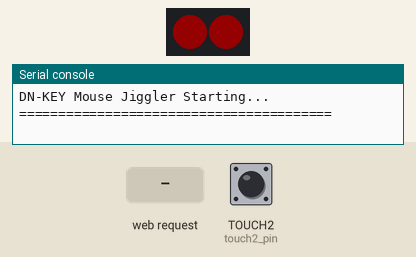
A program run on a simulated CircuitPython board. Parts: 2 RGB LEDs in strip order, left to right, the last lines printed to the serial console. The test bench sets the inputs (shaded band); at power-on: TOUCH2 (touch2_pin) LOW. Dim RGB values are drawn brighter than linear; random numbers come from a fixed seed; USB keyboard and mouse output is not drawn; the board's own WiFi access point starts at once; touch pads read as touched when driven HIGH.

Above: at 0.1 s.
1.3 s: HTTP request GET /toggle received
At 1.4 s:
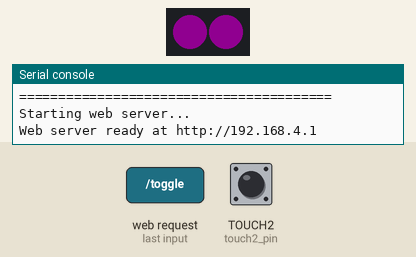
At 2.2 s:
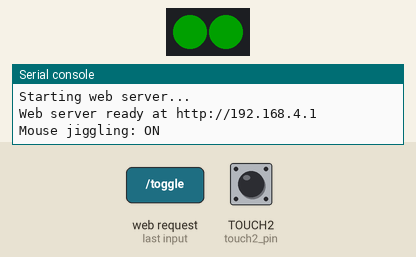
4.3 s: HTTP request GET /toggle received
At 4.61 s:
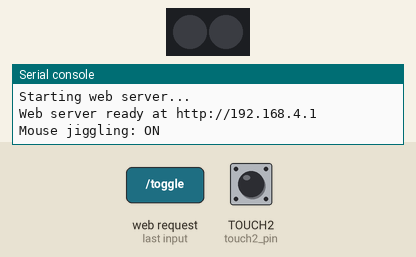
Timing chart, 0 to 13.3 s (numbered marks = the images above; inputs shaded):
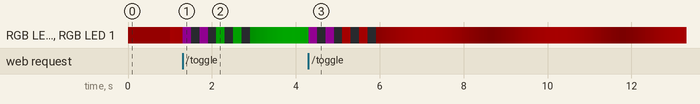

The program:

code.py
```python
"""
DN-KEY 2025 Sample Code
A simple mouse jiggler with web interface for learning and modification

This sample demonstrates:
- Basic HID mouse control
- WiFi access point setup
- Simple web server
- LED status indicators with breathing effect
- Touch controls

Features:
- Mouse jiggling with random movement
- Web interface to toggle jiggling on/off
- LED breathing effect with status feedback
- Touch control via DN logo

Tip: Use a serial monitor to see device feedback during development

Author: ᧁꫝꪮᦓꪻ
Date: 2025 - DC33 <3
"""

import time
import asyncio
import math
import random
import board
import neopixel
import touchio
import wifi
import socketpool
import usb_hid
from adafruit_hid.mouse import Mouse

# ============================================================================
# HARDWARE SETUP
# ============================================================================

# Initialize the mouse
mouse = Mouse(usb_hid.devices)

# Initialize the LED (DN-KEY has 2 RGB LEDs on the eyes)
pixels = neopixel.NeoPixel(board.EYES, 2, brightness=0.08, auto_write=False)

# Initialize touch pins
touch1_pin = touchio.TouchIn(board.TOUCH1)  # Eyes touch
touch2_pin = touchio.TouchIn(board.TOUCH2)  # DN logo touch
touch2_pin.threshold = 23000  # Tap threshold

# ============================================================================
# CONFIGURATION
# ============================================================================

# Mouse jiggling settings
JIGGLE_INTERVAL = 0.01  # seconds between movements (like spaz sample)
JIGGLE_MAX_DISTANCE = 8  # max pixels to move

# LED colors
GREEN = (0, 255, 0)
RED = (255, 0, 0)
BLUE = (0, 0, 255)
PURPLE = (128, 0, 128)

# ============================================================================
# GLOBAL STATE
# ============================================================================

# Mouse jiggling state
DO_MOUSE_JIGGLE = False

# ============================================================================
# LED FUNCTIONS (with breathing effect)
# ============================================================================

async def led_updater():
    """Update LED with breathing effect - from spaz sample"""
    global DO_MOUSE_JIGGLE

    while True:
        # Calculate breathing effect
        led_breath_value = (math.sin(time.monotonic() * 2.0) + 1.0) / 2.0
        brite = (0.15 * led_breath_value) + 0.015
        pixels.brightness = brite

        # Set color based on state
        if DO_MOUSE_JIGGLE:
            pixels.fill(GREEN)
        else:
            pixels.fill(RED)

        pixels.show()
        await asyncio.sleep(0.04)

def flash_led(color, count=3, duration=0.2):
    """Flash LED a specific number of times"""
    for i in range(count):
        pixels.fill(color)
        pixels.show()
        time.sleep(duration)
        pixels.fill((0, 0, 0))
        pixels.show()
        time.sleep(duration)

# ============================================================================
# MOUSE FUNCTIONS
# ============================================================================

async def jiggle_mouse():
    """Move mouse in random directions - from spaz sample"""
    while True:
        if DO_MOUSE_JIGGLE:
            # Generate random movement values
            x_direction = random.choice([-1, 1]) * random.randint(6, JIGGLE_MAX_DISTANCE)
            y_direction = random.choice([-1, 1]) * random.randint(3, JIGGLE_MAX_DISTANCE)
            mouse.move(x=x_direction, y=y_direction)
        await asyncio.sleep(JIGGLE_INTERVAL)

def toggle_mouse_jiggling():
    """Toggle mouse jiggling on/off"""
    global DO_MOUSE_JIGGLE
    DO_MOUSE_JIGGLE = not DO_MOUSE_JIGGLE

    if DO_MOUSE_JIGGLE:
        print("Mouse jiggling: ON")
        flash_led(GREEN, 2)
    else:
        print("Mouse jiggling: OFF")
        flash_led(RED, 2)

# ============================================================================
# TOUCH FUNCTIONS
# ============================================================================

async def touch_loop():
    """Handle touch input - from spaz sample"""
    global DO_MOUSE_JIGGLE
    touch2_active = False

    while True:
        # DN logo touch (touch2) - toggle mouse jiggling
        if touch2_pin.value and not touch2_active:
            touch2_active = True
            toggle_mouse_jiggling()
            print(f"DN logo touched - Mouse jiggling: {DO_MOUSE_JIGGLE}")
        elif not touch2_pin.value and touch2_active:
            touch2_active = False

        await asyncio.sleep(0.01)

# ============================================================================
# WiFi FUNCTIONS
# ============================================================================

def start_wifi_ap():
    """Start WiFi access point"""
    try:
        wifi.radio.start_ap(ssid="dn_key", password="12345678", channel=6)
        print(f"WiFi AP: dn_key")
        print(f"Password: 12345678")
        return True
    except Exception as e:
        print(f"WiFi AP error: {e}")
        return False

# ============================================================================
# WEB SERVER FUNCTIONS
# ============================================================================

CSS = """body{background:#000;color:#00ff00;font-family:monospace;margin:0;padding:10px;font-size:20px;min-height:100vh}
.card{background:#111;border:2px solid #00ff00;padding:30px;margin:15px 0;border-radius:15px;box-shadow:0 0 25px rgba(0,255,0,0.3)}
.btn{background:linear-gradient(45deg,#00ff00,#00cc00);color:#000;border:none;padding:30px 50px;margin:25px;border-radius:12px;cursor:pointer;font-size:2.2rem;font-weight:bold;box-shadow:0 0 20px rgba(0,255,0,0.4);transition:all 0.3s ease;width:80%;max-width:300px}
.btn:hover{transform:translateY(-3px);box-shadow:0 0 30px rgba(0,255,0,0.7);background:linear-gradient(45deg,#00ff00,#00ff40)}
h1{font-size:4rem;margin-bottom:30px;text-shadow:0 0 15px #00ff00}
.container{background:#111;border:2px solid #00ff00;padding:30px;margin:10px auto;border-radius:15px;max-width:90%;text-align:center;box-shadow:0 0 30px rgba(0,255,0,0.2)}
.status{color:#00ff00;margin:25px 0;font-size:4.5rem;font-weight:bold;letter-spacing:2px}"""

def create_web_page():
    """Create the main web page HTML with cyberpunk styling"""
    status_text = "ON" if DO_MOUSE_JIGGLE else "OFF"
    status_color = "#00ff00" if DO_MOUSE_JIGGLE else "#ff0000"

    return f"""HTTP/1.1 200 OK
Content-Type: text/html

<!DOCTYPE html>
<html>
<head>
    <title>DN-KEY Mouse Jiggler</title>
    <style>{CSS}</style>
</head>
<body>
    <div class="container">
        <h1>DN-KEY Mouse Jiggler</h1>

        <div class="card">
            <div class="status" style="color:{status_color};font-size:24px;font-weight:bold">
                Status: {status_text}
            </div>

            <form method="GET" action="/toggle">
                <button type="submit" class="btn">
                    Toggle Mouse Jiggler
                </button>
            </form>
        </div>
    </div>
</body>
</html>"""

def handle_web_request(request):
    """Handle incoming web requests"""
    global DO_MOUSE_JIGGLE

    # Flash purple to indicate AP connection
    flash_led(PURPLE, 2)

    if "GET /toggle" in request:
        # Toggle mouse jiggling
        toggle_mouse_jiggling()
        return create_web_page()
    elif "GET /" in request:
        # Show main page
        return create_web_page()
    else:
        # 404 for unknown requests
        return """HTTP/1.1 404 Not Found
Content-Type: text/plain

404 - Page not found"""

async def run_web_server():
    """Run the web server"""
    print("Starting web server...")

    # Set up the web server
    pool = socketpool.SocketPool(wifi.radio)
    server_socket = pool.socket(pool.AF_INET, pool.SOCK_STREAM)
    server_socket.setsockopt(pool.SOL_SOCKET, pool.SO_REUSEADDR, 1)
    server_socket.bind(("0.0.0.0", 80))
    server_socket.listen(1)
    server_socket.setblocking(False)

    print(f"Web server ready at http://192.168.4.1")

    while True:
        try:
            # Accept incoming connections
            client, addr = server_socket.accept()

            # Read the request
            buffer = bytearray(1024)
            client.recv_into(buffer)
            request = buffer.decode("utf-8")

            # Handle the request
            response = handle_web_request(request)

            # Send the response
            client.send(response.encode("utf-8"))
            client.close()

        except OSError:
            # No connection available, continue
            pass

        # Small delay to prevent busy waiting
        await asyncio.sleep(0.01)

# ============================================================================
# MAIN APPLICATION
# ============================================================================

async def main():
    """Main application function"""
    print("DN-KEY Mouse Jiggler Starting...")
    print("=" * 40)

    # Initial LED indication
    pixels.fill(RED)
    pixels.show()
    time.sleep(1)

    # Start WiFi access point
    if start_wifi_ap():
        print("Web interface available at: http://192.168.4.1")

        print("Mouse Jiggler ready!")
        print("Features:")
        print("- Mouse jiggling: Random mouse movements")
        print("- Web interface: Control via browser")
        print("- Touch control: Tap DN logo to toggle")
        print("- LED breathing effect: Visual status indicators")
        print("- WiFi AP: Connect to dn_key network")
        print("")
        print("Web interface: http://192.168.4.1")
        print("Press Ctrl+C to stop")
        print("=" * 40)

        # Start all async tasks
        tasks = [
            asyncio.create_task(led_updater()),
            asyncio.create_task(touch_loop()),
            asyncio.create_task(jiggle_mouse()),
            asyncio.create_task(run_web_server())
        ]

        # Run all tasks
        await asyncio.gather(*tasks)
    else:
        print("Failed to start WiFi access point")
        flash_led(RED, 5)
        return

# ============================================================================
# START THE APPLICATION
# ============================================================================

if __name__ == "__main__":
    try:
        asyncio.run(main())
    except KeyboardInterrupt:
        print("\nStopping DN-KEY Mouse Jiggler...")
        pixels.fill((0, 0, 0))
        pixels.show()
    except Exception as e:
        print(f"Error: {e}")
        pixels.fill(RED)
        pixels.show()
        flash_led(RED, 5) 
```
